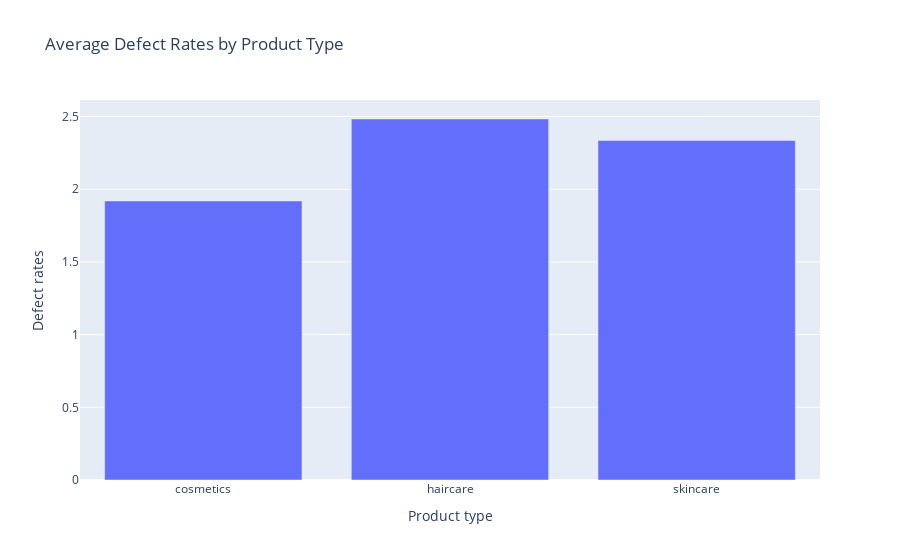

Notebook cell for this chart:
### Code cell
#Analyzing Defect Rate
#The defect rate in the supply chain refers to the percentage of products that have something wrong or are found broken after shipping.
#Average Defect Rates by Product Type
defect_rates_by_product = data.groupby('Product type')['Defect rates'].mean().reset_index()

fig = px.bar(defect_rates_by_product, x='Product type', y='Defect rates',
             title='Average Defect Rates by Product Type')
fig.show()
#So the defect rate of haircare products is higher.

### Figure 1 — Plotly figure (JSON) as saved in the notebook; plotly's stock layout.template omitted (floating-point values rounded to 4 significant figures)
{"data": [{"alignmentgroup": "True", "hovertemplate": "Product type=%{x}<br>Defect rates=%{y}<extra></extra>", "legendgroup": "", "marker": {"color": "#636efa", "pattern": {"shape": ""}}, "name": "", "offsetgroup": "", "orientation": "v", "showlegend": false, "textposition": "auto", "type": "bar", "x": ["cosmetics", "haircare", "skincare"], "xaxis": "x", "y": [1.919, 2.483, 2.335], "yaxis": "y"}], "layout": {"barmode": "relative", "legend": {"tracegroupgap": 0}, "title": {"text": "Average Defect Rates by Product Type"}, "xaxis": {"anchor": "y", "domain": [0, 1], "title": {"text": "Product type"}}, "yaxis": {"anchor": "x", "domain": [0, 1], "title": {"text": "Defect rates"}}}}
